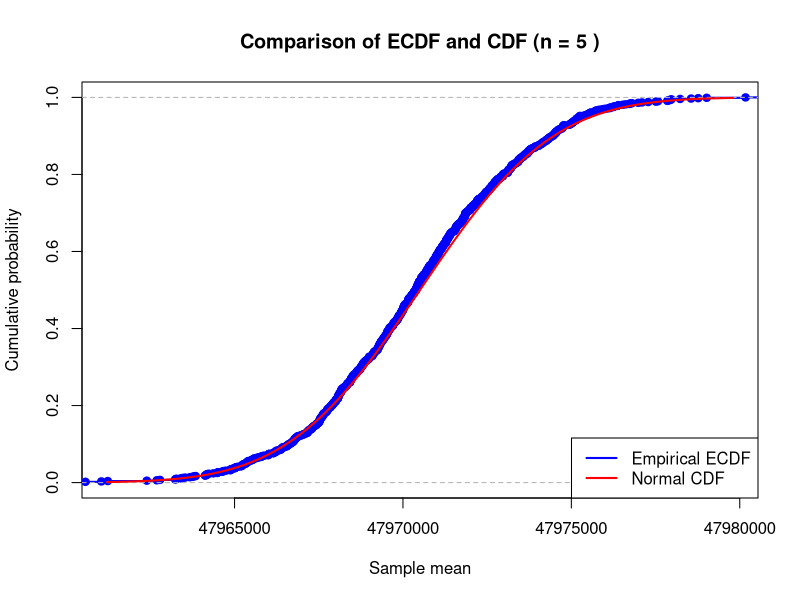
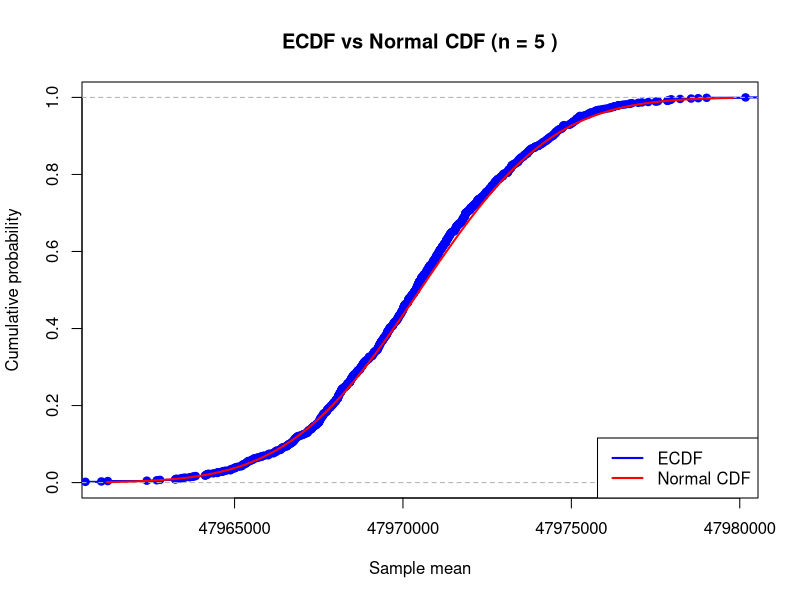
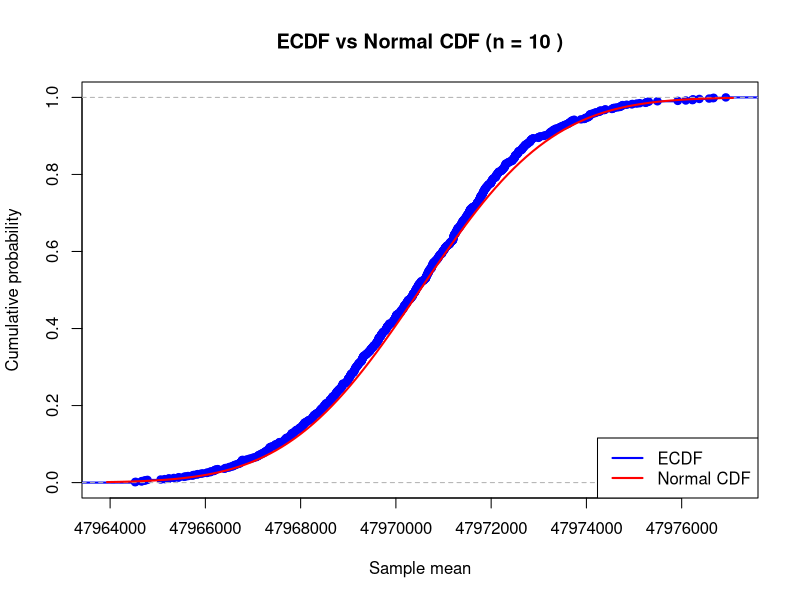
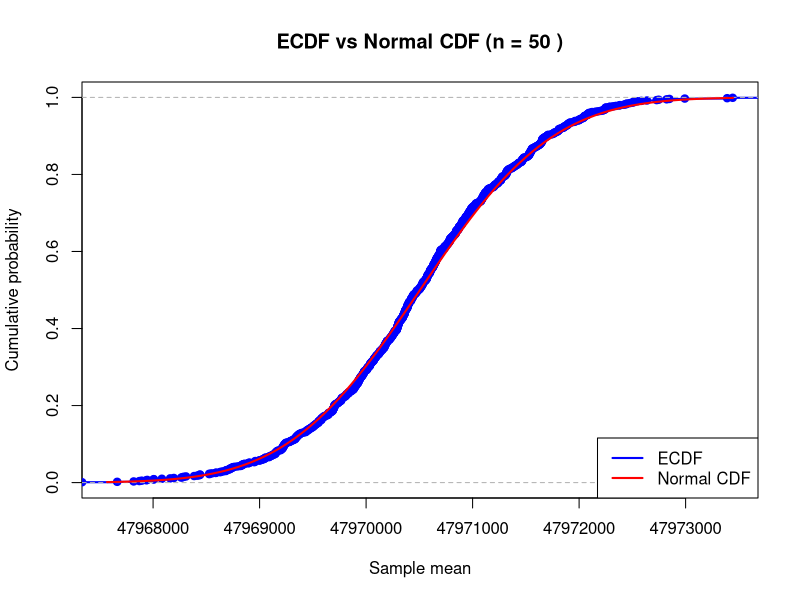
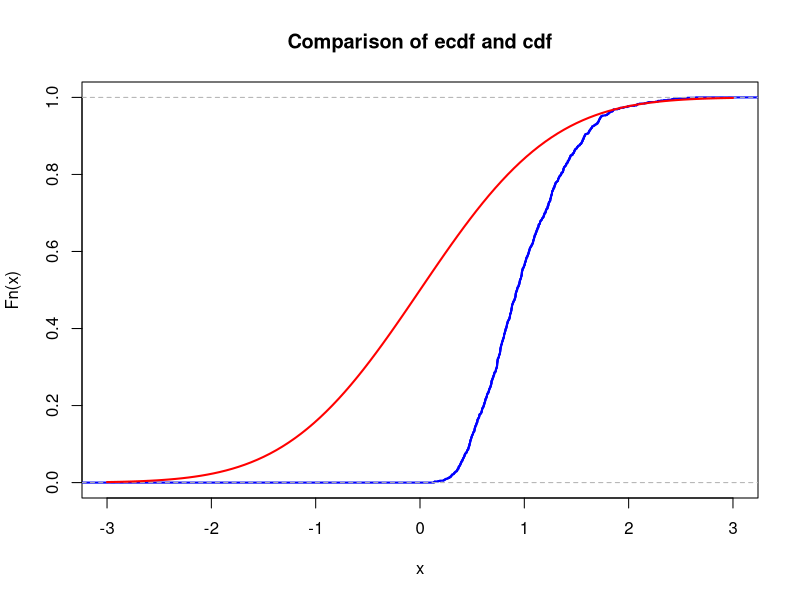
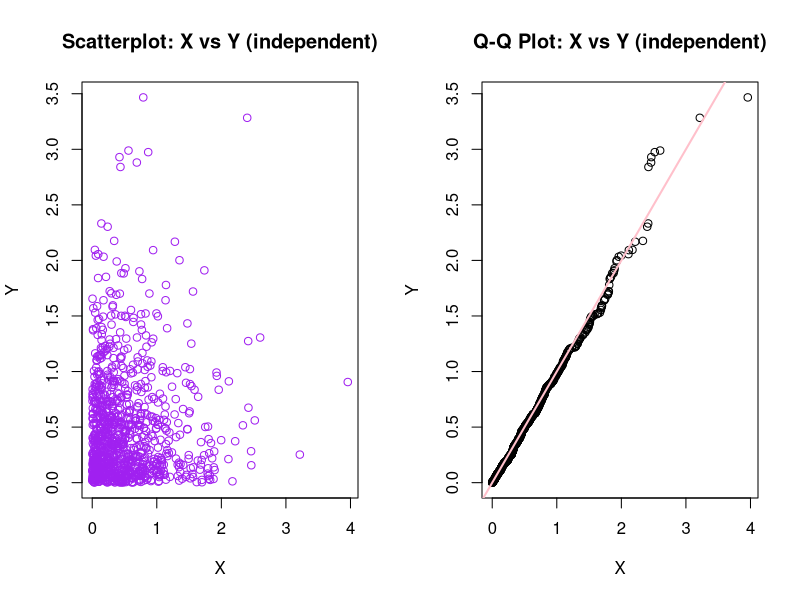
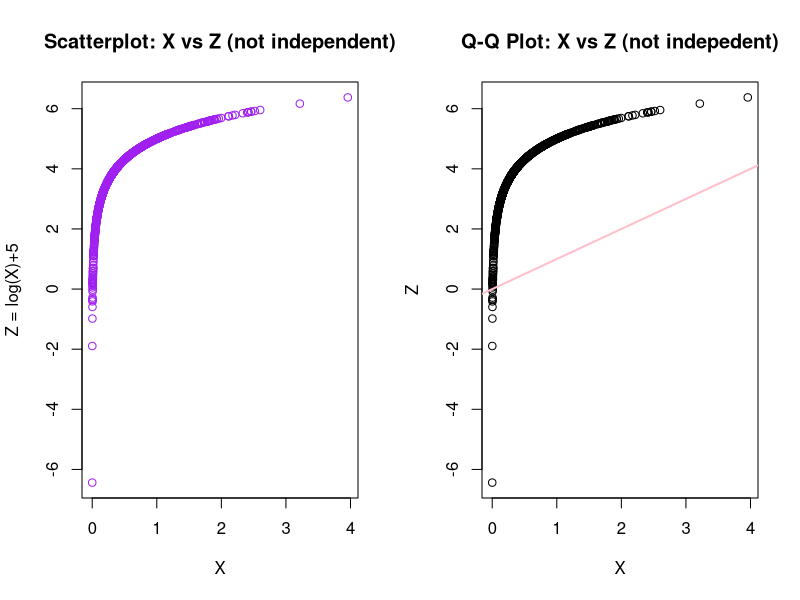

Generate these figures, in order, with R:
## ---- chunk 1
# your team id number 
                          ###
id <- 50                  ### Change to the correct id!
                          ###
set.seed(id)
p <- id/100
# matrices G and H
G <- matrix(c(1, 1, 1, 0, 0, 0, 0,
		1, 0, 0, 1, 1, 0, 0,
		0, 1, 0, 1, 0, 1, 0,
		1, 1, 0, 1, 0, 0, 1), nrow = 4, byrow = TRUE)
H <- t(matrix(c(1, 0, 1, 0, 1, 0, 1,
		0, 1, 1, 0, 0, 1, 1,
		0, 0, 0, 1, 1, 1, 1), nrow = 3, byrow = TRUE))
# cat("The matrix G is: \n") 
#G  
#cat("The matrix H is: \n") 
#H
#cat("The product GH must be zero: \n")
#(G%*%H) %%2
## ---- chunk 2
# generate N messages

message_generator <- function(N) {
  matrix(sample(c(0,1), 4*N, replace = TRUE), nrow = N)
}  
messages <- message_generator(100)
codewords <- (messages %*% G) %% 2
## ---- chunk 3
#  errors <- ...
#  received <-   
## ---- chunk 4
T_years <- 30.1
T <- T_years * 365 * 24 * 3600
lambda <- log(2) / T

team_id <- 15
m <- team_id * 10^-6

M <- 137
N_A <- 6 * 10^23

N <- (m / M) * N_A

mu <- N * lambda

K <- 10^3
n <- 5

set.seed(123)
sample_means <- colMeans(matrix(rpois(n * K, lambda = mu), nrow = n))

cat("Half-life period (s):", T, "\n")
cat("Lambda (decay probability per nucleus per second):", lambda, "\n")
cat("Number of atoms N:", N, "\n")
cat("Poisson parameter mu:", mu, "\n")


## ---- chunk 5
mu_theor <- mu
sigma_theor <- sqrt(mu / n)

cat("Theoretical mean (mu_theor):", mu_theor, "\n")
cat("Theoretical standard deviation (sigma_theor):", sigma_theor, "\n")


## ---- chunk 6
xlims <- c(mu_theor - 3 * sigma_theor, mu_theor + 3 * sigma_theor)

Fs <- ecdf(sample_means)

plot(Fs,
     xlim = xlims,
     ylim = c(0, 1),
     col = "blue",
     lwd = 2,
     main = paste("Comparison of ECDF and CDF (n =", n, ")"),
     xlab = "Sample mean",
     ylab = "Cumulative probability")

curve(pnorm(x, mean = mu_theor, sd = sigma_theor),
      col = "red",
      lwd = 2,
      add = TRUE)

legend("bottomright",
       legend = c("Empirical ECDF", "Normal CDF"),
       col = c("blue", "red"),
       lwd = 2,
       lty = 1)

xx <- seq(xlims[1], xlims[2], length.out = 400)
diff <- max(abs(Fs(xx) - pnorm(xx, mean = mu_theor, sd = sigma_theor)))


cat("Max difference between ECDF and Normal CDF =", diff, "\n")

## ---- chunk 7
analyze_n <- function(n, mu, K = 10^3, seed = 123) {
  set.seed(seed)
  samp_means <- colMeans(matrix(rpois(n * K, lambda = mu), nrow = n))
  mu_theor <- mu
  sigma_theor <- sqrt(mu / n)

  xlims <- c(mu_theor - 3 * sigma_theor, mu_theor + 3 * sigma_theor)
  Fs <- ecdf(samp_means)

  plot(Fs,
       xlim = xlims, ylim = c(0, 1),
       col = "blue", lwd = 2,
       main = paste("ECDF vs Normal CDF (n =", n, ")"),
       xlab = "Sample mean", ylab = "Cumulative probability")
  curve(pnorm(x, mean = mu_theor, sd = sigma_theor),
        col = "red", lwd = 2, add = TRUE)
  legend("bottomright", legend = c("ECDF", "Normal CDF"),
         col = c("blue", "red"), lwd = 2, lty = 1)

  xx <- seq(xlims[1], xlims[2], length.out = 400)
  diff <- max(abs(Fs(xx) - pnorm(xx, mean = mu_theor, sd = sigma_theor)))
  cat("n =", n, " | Max ECDF–CDF diff =", diff, "\n")
  invisible(diff)
}

diff5  <- analyze_n(5,  mu)
diff10 <- analyze_n(10, mu)
diff50 <- analyze_n(50, mu)

## ---- chunk 8
a <- 8 * 10^8

n_markov <- floor(0.05 * a / mu)

z <- 1.64485362695147
t <- (-z + sqrt(z^2 + 4 * a)) / 2
n_clt <- floor((t^2) / mu)

chernoff_ok <- function(n) {
  m <- n * mu
  if (m <= 0 || a < m) return(FALSE)
  y <- a / m
  bound <- exp(-m * (y * log(y) - y + 1))
  return(bound <= 0.05)
}

right <- floor(a / mu)
left  <- 1
best  <- 0
while (left <= right) {
  mid <- floor((left + right) / 2)
  if (chernoff_ok(mid)) {
    best <- mid
    left <- mid + 1
  } else {
    right <- mid - 1
  }
}
n_chernoff <- best

cat("=== Theoretical bounds for P(S_n < 8×10^8) >= 0.95 ===\n")
cat("Markov bound  : n =", n_markov,  "\n")
cat("Chernoff bound: n =", n_chernoff, "\n")
cat("CLT bound     : n =", n_clt,     "\n")
cat("------------------------------------------------------\n")
cat("Comparison (Markov < Chernoff < CLT expected)\n")


## ---- chunk 9
check_n <- function(n, mu, a, K = 10^4, seed = 123) {
  set.seed(seed)
  s <- rpois(K, lambda = n * mu)
  p_emp <- mean(s < a)
  cat("n =", n, "| Empirical P(S_n < a) =", p_emp, "\n")
  return(p_emp)
}

p_markov  <- check_n(n_markov,  mu, a)
p_chernoff<- check_n(n_chernoff,mu, a)
p_clt     <- check_n(n_clt,     mu, a)

## ---- chunk 10
nu1 <- 1  # change this!
K <- 1e3
n <- 5
sample_means <- colMeans(matrix(rexp(n*K, rate = nu1), nrow=n))
## ---- chunk 11
mu <- 0       # change this!
sigma <- 1    # change this!
## ---- chunk 12
xlims <- c(mu-3*sigma,mu+3*sigma)
Fs <- ecdf(sample_means)
plot(Fs, 
     xlim = xlims, 
     col = "blue",
     lwd = 2,
     main = "Comparison of ecdf and cdf")
curve(pnorm(x, mean = mu, sd = sigma), col = "red", lwd = 2, add = TRUE)
## ---- chunk 13
        id <- 15
		mu <- id
		sigma <- sqrt(2*id+7)
		N <- 100
		
		x_sample <- rnorm(N, mean = mu, sd = sigma)
		
		y_sample <- 1 / x_sample
		
		
		mean_X <- mean(x_sample)
		one_over_mean_X <- 1/mean_X
		mean_Y <- mean(y_sample)
		
		cat("Comparison:\n")
		cat("1/X̄ =", one_over_mean_X, "\n")
		cat("Ȳ =", mean_Y, "\n")
		cat("Difference:", abs(one_over_mean_X - mean_Y))
## ---- chunk 14
        lambda <- 2
		N <- 1000
		
		X <- rexp(N, rate = lambda)
		Y <- rexp(N, rate = lambda)
		Z <- log(X) + 5
		
		par(mfrow = c(1, 2))
		
		
		plot(X, Y, 
		     main = "Scatterplot: X vs Y (independent)",
		     xlab = "X", ylab = "Y", col = "purple")
		
		qqplot(X, Y, 
		     main = "Q-Q Plot: X vs Y (independent)")
		abline(0, 1, col = "pink", lwd = 2)
		
		
		plot(X, Z, 
		     main = "Scatterplot: X vs Z (not independent)",
		     xlab = "X", ylab = "Z = log(X)+5", col = "purple")
		
		qqplot(X, Z, 
		     main = "Q-Q Plot: X vs Z (not indepedent)")
		abline(0, 1, col = "pink", lwd = 2)
## ---- chunk 15
        # YOUR CODE HERE
## ---- chunk 16
        # YOUR CODE HERE
